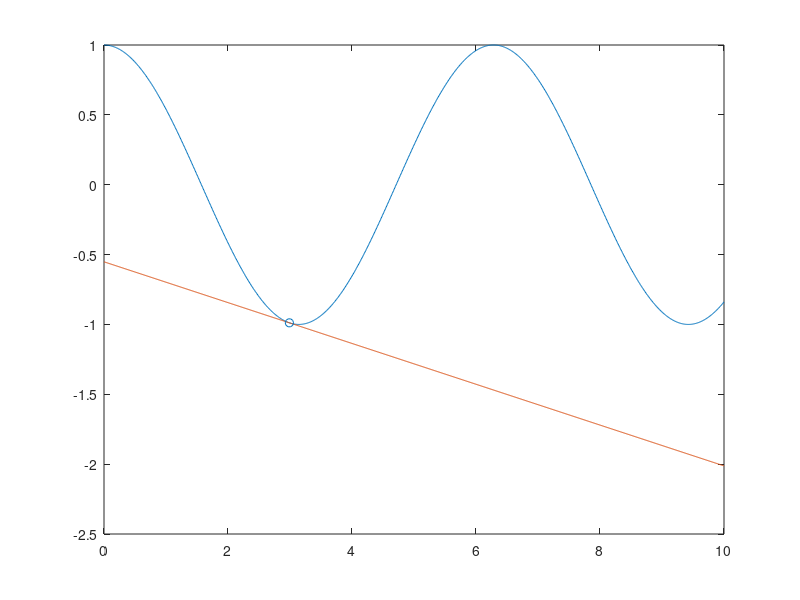

Source code (MATLAB):
%tangent line to a curbe  y = f(X)
t = 0: 0.01: 10
y = cos(t)
plot(t,y)

dy = diff(y)./diff(t)
k = 300;
tang = (t - t(k)) * dy(k) + y(k)

hold on

plot(t, tang)
scatter(t(k), y(k))
hold off